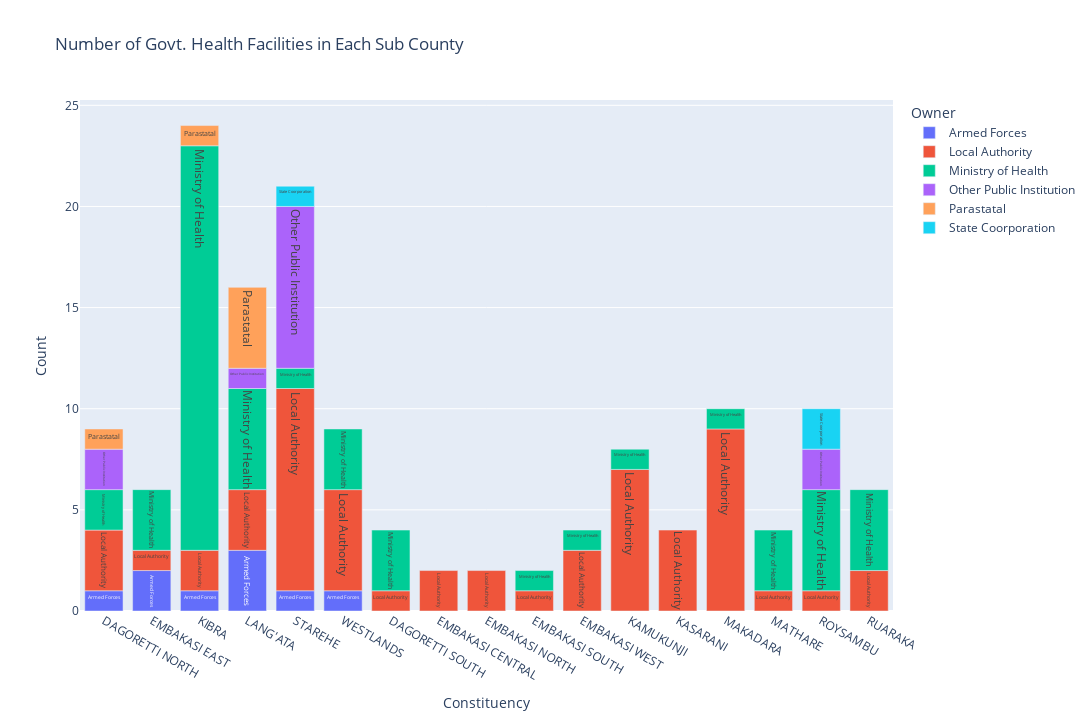

This figure's notebook cell:
### Markdown cell above
Let's plot the Number of government backed  Hospitals in each Sub County

### Code cell
health_sub_govt = health_govt.groupby(['Constituency', 'Owner']).agg(Count=('Type', 'count')).reset_index()

fig = px.bar(
    health_sub_govt, 'Constituency', 'Count', title='Number of Govt. Health Facilities in Each Sub County', 
    width=1280, height=720, color='Owner', text='Owner'
)
fig.show()

### Figure 1 — Plotly figure (JSON) as saved in the notebook; plotly's stock layout.template omitted (floating-point values rounded to 4 significant figures)
{"data": [{"alignmentgroup": "True", "hovertemplate": "Owner=%{text}<br>Constituency=%{x}<br>Count=%{y}<extra></extra>", "legendgroup": "Armed Forces", "marker": {"color": "#636efa", "pattern": {"shape": ""}}, "name": "Armed Forces", "offsetgroup": "Armed Forces", "orientation": "v", "showlegend": true, "text": ["Armed Forces", "Armed Forces", "Armed Forces", "Armed Forces", "Armed Forces", "Armed Forces"], "textposition": "auto", "type": "bar", "x": ["DAGORETTI NORTH", "EMBAKASI EAST", "KIBRA", "LANG'ATA", "STAREHE", "WESTLANDS"], "xaxis": "x", "y": [1, 2, 1, 3, 1, 1], "yaxis": "y"}, {"alignmentgroup": "True", "hovertemplate": "Owner=%{text}<br>Constituency=%{x}<br>Count=%{y}<extra></extra>", "legendgroup": "Local Authority", "marker": {"color": "#EF553B", "pattern": {"shape": ""}}, "name": "Local Authority", "offsetgroup": "Local Authority", "orientation": "v", "showlegend": true, "text": ["Local Authority", "Local Authority", "Local Authority", "Local Authority", "Local Authority", "Local Authority", "Local Authority", "Local Authority", "Local Authority", "Local Authority", "Local Authority", "Local Authority", "Local Authority", "Local Authority", "Local Authority", "Local Authority", "Local Authority"], "textposition": "auto", "type": "bar", "x": ["DAGORETTI NORTH", "DAGORETTI SOUTH", "EMBAKASI CENTRAL", "EMBAKASI EAST", "EMBAKASI NORTH", "EMBAKASI SOUTH", "EMBAKASI WEST", "KAMUKUNJI", "KASARANI", "KIBRA", "LANG'ATA", "MAKADARA", "MATHARE", "ROYSAMBU", "RUARAKA", "STAREHE", "WESTLANDS"], "xaxis": "x", "y": [3, 1, 2, 1, 2, 1, 3, 7, 4, 2, 3, 9, 1, 1, 2, 10, 5], "yaxis": "y"}, {"alignmentgroup": "True", "hovertemplate": "Owner=%{text}<br>Constituency=%{x}<br>Count=%{y}<extra></extra>", "legendgroup": "Ministry of Health", "marker": {"color": "#00cc96", "pattern": {"shape": ""}}, "name": "Ministry of Health", "offsetgroup": "Ministry of Health", "orientation": "v", "showlegend": true, "text": ["Ministry of Health", "Ministry of Health", "Ministry of Health", "Ministry of Health", "Ministry of Health", "Ministry of Health", "Ministry of Health", "Ministry of Health", "Ministry of Health", "Ministry of Health", "Ministry of Health", "Ministry of Health", "Ministry of Health", "Ministry of Health"], "textposition": "auto", "type": "bar", "x": ["DAGORETTI NORTH", "DAGORETTI SOUTH", "EMBAKASI EAST", "EMBAKASI SOUTH", "EMBAKASI WEST", "KAMUKUNJI", "KIBRA", "LANG'ATA", "MAKADARA", "MATHARE", "ROYSAMBU", "RUARAKA", "STAREHE", "WESTLANDS"], "xaxis": "x", "y": [2, 3, 3, 1, 1, 1, 20, 5, 1, 3, 5, 4, 1, 3], "yaxis": "y"}, {"alignmentgroup": "True", "hovertemplate": "Owner=%{text}<br>Constituency=%{x}<br>Count=%{y}<extra></extra>", "legendgroup": "Other Public Institution", "marker": {"color": "#ab63fa", "pattern": {"shape": ""}}, "name": "Other Public Institution", "offsetgroup": "Other Public Institution", "orientation": "v", "showlegend": true, "text": ["Other Public Institution", "Other Public Institution", "Other Public Institution", "Other Public Institution"], "textposition": "auto", "type": "bar", "x": ["DAGORETTI NORTH", "LANG'ATA", "ROYSAMBU", "STAREHE"], "xaxis": "x", "y": [2, 1, 2, 8], "yaxis": "y"}, {"alignmentgroup": "True", "hovertemplate": "Owner=%{text}<br>Constituency=%{x}<br>Count=%{y}<extra></extra>", "legendgroup": "Parastatal", "marker": {"color": "#FFA15A", "pattern": {"shape": ""}}, "name": "Parastatal", "offsetgroup": "Parastatal", "orientation": "v", "showlegend": true, "text": ["Parastatal", "Parastatal", "Parastatal"], "textposition": "auto", "type": "bar", "x": ["DAGORETTI NORTH", "KIBRA", "LANG'ATA"], "xaxis": "x", "y": [1, 1, 4], "yaxis": "y"}, {"alignmentgroup": "True", "hovertemplate": "Owner=%{text}<br>Constituency=%{x}<br>Count=%{y}<extra></extra>", "legendgroup": "State Coorporation", "marker": {"color": "#19d3f3", "pattern": {"shape": ""}}, "name": "State Coorporation", "offsetgroup": "State Coorporation", "orientation": "v", "showlegend": true, "text": ["State Coorporation", "State Coorporation"], "textposition": "auto", "type": "bar", "x": ["ROYSAMBU", "STAREHE"], "xaxis": "x", "y": [2, 1], "yaxis": "y"}], "layout": {"barmode": "relative", "height": 720, "legend": {"title": {"text": "Owner"}, "tracegroupgap": 0}, "title": {"text": "Number of Govt. Health Facilities in Each Sub County"}, "width": 1280, "xaxis": {"anchor": "y", "domain": [0, 1], "title": {"text": "Constituency"}}, "yaxis": {"anchor": "x", "domain": [0, 1], "title": {"text": "Count"}}}}
